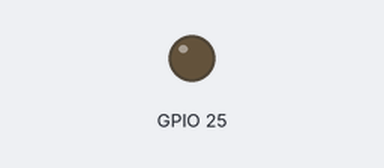
Bench run of a sketch on a simulated ESP32. On the bench: output pins drawn as LEDs (lit = HIGH).

Above: at 0.0 s.
Timing chart, 0 to 1.5 s (numbered marks = the images above):
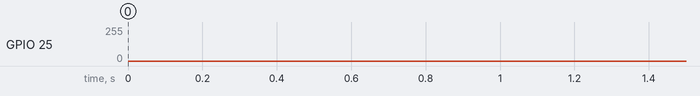

The sketch:

simple_tri.ino
```cpp
void setup() {
  // put your setup code here, to run once:

}

void loop() {
  for (int i = 0; i < 256; i++) {
    dacWrite(25, i);
    delay(1);
  }
  for (int i = 255; i >= 0; i--) {
    dacWrite(25, i);
    delay(1);
  }

}
```
